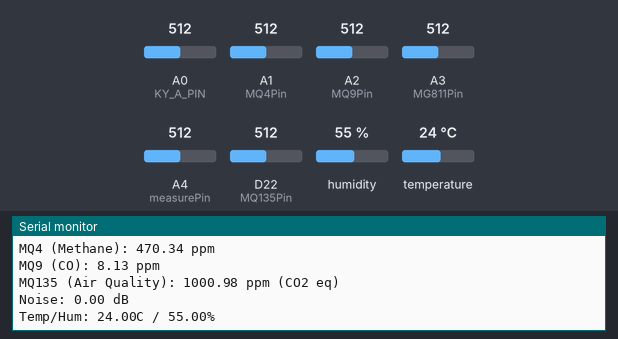
Simulated run of this sketch. Board: Arduino MKR. Parts: the last lines printed to the serial monitor. The test bench sets the inputs (shaded band); at power-on: humidity 55 %, A1 (MQ4Pin) = 512, A0 (KY_A_PIN) = 512, A2 (MQ9Pin) = 512, D22 (MQ135Pin) = 512, temperature 24 °C, A3 (MG811Pin) = 512, A4 (measurePin) = 512.

Above: at 1.2 s.
1.3 s: humidity set to 22 %
At 2.7 s:
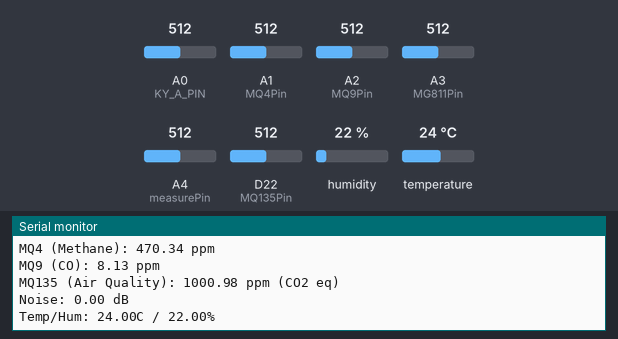
2.8 s: A1 (MQ4Pin) set to 716
4.3 s: A0 (KY_A_PIN) set to 716
At 5.1 s:
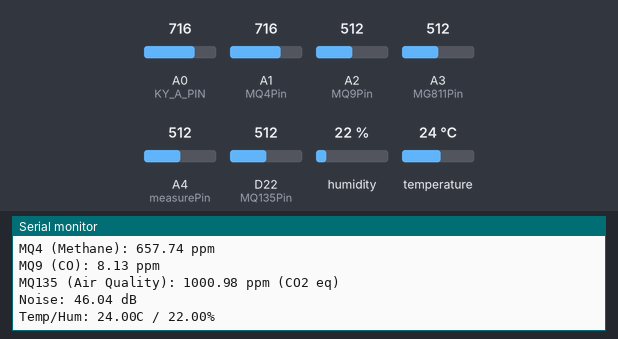
5.8 s: A2 (MQ9Pin) set to 716
At 7.1 s:
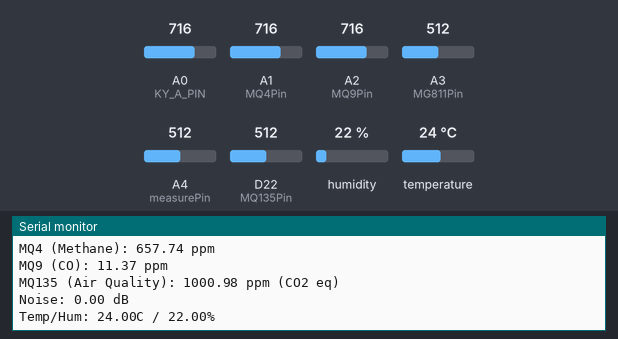
7.3 s: D22 (MQ135Pin) set to 716
8.8 s: temperature set to 12 °C
At 8.8 s:
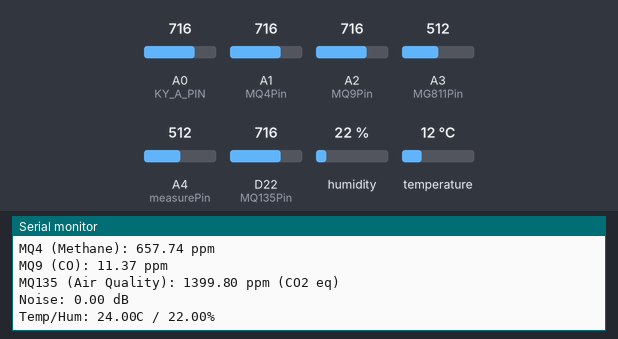

Measured:
- after the input at 1.3 s, the serial monitor: prints a new line after 0.97 s (image 1)
- after the input at 4.3 s, the serial monitor: prints a new line after 0.11 s (image 2)
- after the input at 5.8 s, the serial monitor: prints a new line after 0.74 s (image 3)

The sketch:

calibrated_test.ino
```cpp
#include <WiFiNINA.h>
#include "DHT.h"

#define measurePin A4
#define MQ4Pin A1
#define MQ9Pin A2
#define MQ135Pin A7
#define MG811Pin A3
#define KY_A_PIN A0

#define DHTPIN 3
#define DHTTYPE DHT11
DHT dht(DHTPIN, DHTTYPE);

float mapFloat(float x, float in_min, float in_max, float out_min, float out_max) {
  return (x - in_min) * (out_max - out_min) / (in_max - in_min) + out_min;
}

float readNoiseLevel() {
  int minSound = 1023;
  int maxSound = 0;

  for (int i = 0; i < 100; i++) {
    int val = analogRead(KY_A_PIN);
    minSound = min(minSound, val);
    maxSound = max(maxSound, val);
    delay(1);
  }

  int peakToPeak = maxSound - minSound;
  float voltage = peakToPeak * (5.0 / 1023.0);
  return 20 * log10((voltage / 0.005) + 1);
}

void setup() {
  Serial.begin(9600);
  dht.begin();
  Serial.println("=== SENSOR CALIBRATED OUTPUT ===");
}

void loop() {
  int mq4Raw = analogRead(MQ4Pin);
  int mq9Raw = analogRead(MQ9Pin);
  int mq135Raw = analogRead(MQ135Pin);
  int dustRaw = analogRead(measurePin);
  int mgRaw = analogRead(MG811Pin);

  float mq4PPM_calibrated = mapFloat(mq4Raw, 0, 381, 0, 350);
  float mq9PPM = mapFloat(mq9Raw, 0, 630, 0, 10);
  float mq135PPM = mapFloat(mq135Raw, 0, 1023, 0, 2000);

  float noiseDB = readNoiseLevel();
  float humidity = dht.readHumidity();
  float tempC = dht.readTemperature();

  Serial.println("\n--- ENVIRO-DATA (PPM) ---");

  Serial.print("MQ4 (Methane): ");
  Serial.print(mq4PPM_calibrated, 2);
  Serial.println(" ppm");

  Serial.print("MQ9 (CO): ");
  Serial.print(mq9PPM, 2);
  Serial.println(" ppm");

  Serial.print("MQ135 (Air Quality): ");
  Serial.print(mq135PPM, 2);
  Serial.println(" ppm (CO2 eq)");

  Serial.print("Noise: ");
  Serial.print(noiseDB, 2);
  Serial.println(" dB");

  Serial.print("Temp/Hum: ");
  Serial.print(tempC);
  Serial.print("C / ");
  Serial.print(humidity);
  Serial.println("%");

  delay(2000);
}
```
